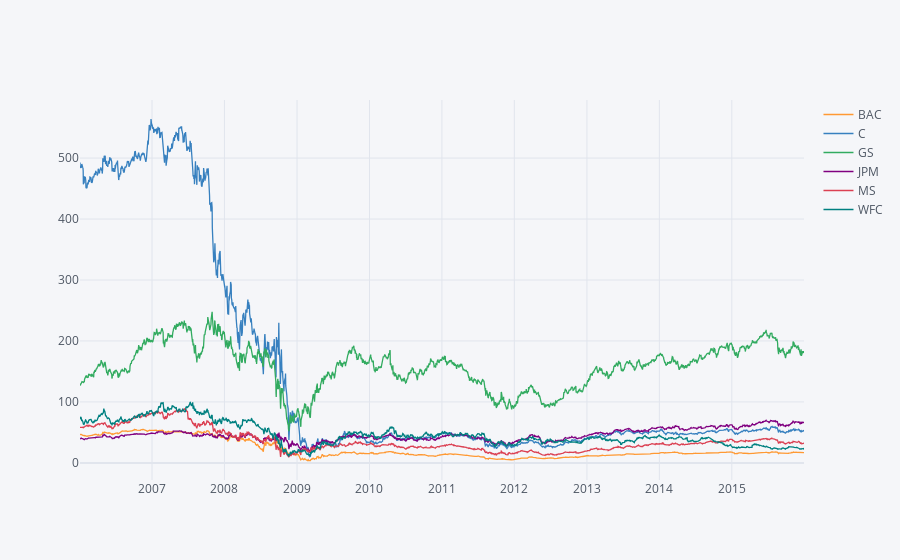

Source (notebook cell):
### Code cell
#Using Cufflinks
bank_stocks.xs(key='Close',axis=1,level='Stock Info').iplot()

### Figure 1 — Plotly figure (JSON) as saved in the notebook; plotly's stock layout.template omitted (floating-point values rounded to 4 significant figures; data arrays with more than 128 entries replaced by an {"elided": "..."} marker saying what was removed)
{"data": [{"line": {"color": "rgba(255, 153, 51, 1.0)", "dash": "solid", "shape": "linear", "width": 1.3}, "mode": "lines", "name": "BAC", "text": "", "type": "scatter", "x": {"elided": "2517 str values"}, "y": {"elided": "2517 float values"}}, {"line": {"color": "rgba(55, 128, 191, 1.0)", "dash": "solid", "shape": "linear", "width": 1.3}, "mode": "lines", "name": "C", "text": "", "type": "scatter", "x": {"elided": "2517 str values"}, "y": {"elided": "2517 float values"}}, {"line": {"color": "rgba(50, 171, 96, 1.0)", "dash": "solid", "shape": "linear", "width": 1.3}, "mode": "lines", "name": "GS", "text": "", "type": "scatter", "x": {"elided": "2517 str values"}, "y": {"elided": "2517 float values"}}, {"line": {"color": "rgba(128, 0, 128, 1.0)", "dash": "solid", "shape": "linear", "width": 1.3}, "mode": "lines", "name": "JPM", "text": "", "type": "scatter", "x": {"elided": "2517 str values"}, "y": {"elided": "2517 float values"}}, {"line": {"color": "rgba(219, 64, 82, 1.0)", "dash": "solid", "shape": "linear", "width": 1.3}, "mode": "lines", "name": "MS", "text": "", "type": "scatter", "x": {"elided": "2517 str values"}, "y": {"elided": "2517 float values"}}, {"line": {"color": "rgba(0, 128, 128, 1.0)", "dash": "solid", "shape": "linear", "width": 1.3}, "mode": "lines", "name": "WFC", "text": "", "type": "scatter", "x": {"elided": "2517 str values"}, "y": {"elided": "2517 float values"}}], "layout": {"legend": {"bgcolor": "#F5F6F9", "font": {"color": "#4D5663"}}, "paper_bgcolor": "#F5F6F9", "plot_bgcolor": "#F5F6F9", "title": {"font": {"color": "#4D5663"}}, "xaxis": {"gridcolor": "#E1E5ED", "showgrid": true, "tickfont": {"color": "#4D5663"}, "title": {"font": {"color": "#4D5663"}, "text": ""}, "zerolinecolor": "#E1E5ED"}, "yaxis": {"gridcolor": "#E1E5ED", "showgrid": true, "tickfont": {"color": "#4D5663"}, "title": {"font": {"color": "#4D5663"}, "text": ""}, "zerolinecolor": "#E1E5ED"}}}
